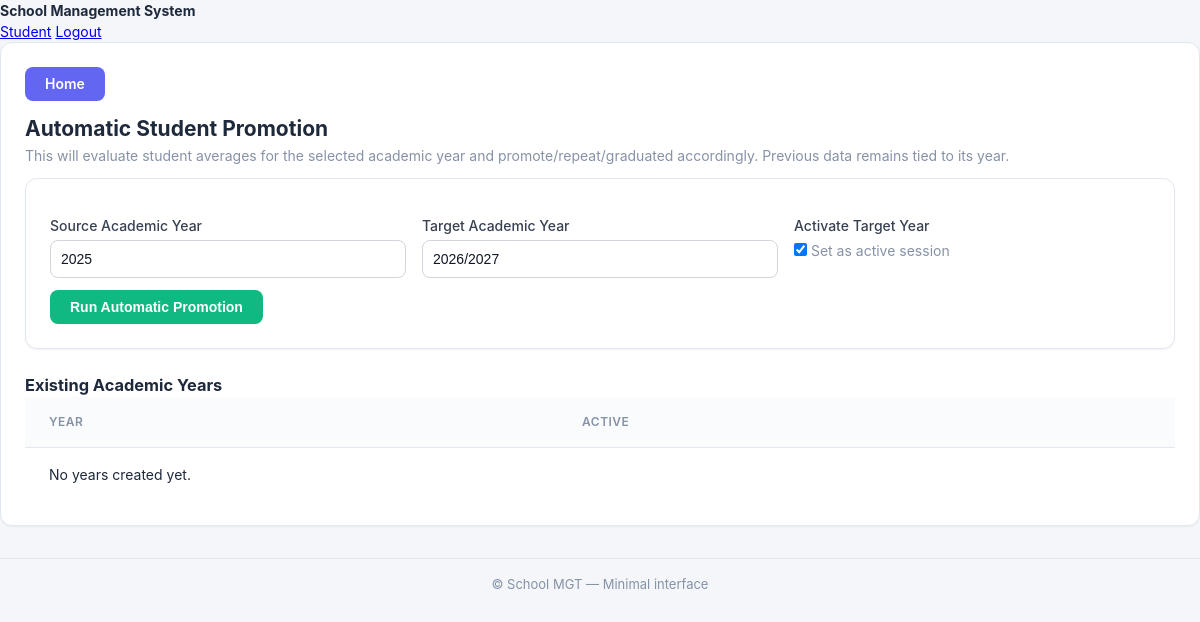
/portal/admin/promotion/ (signed in), run on an earlier commit of the app's database.
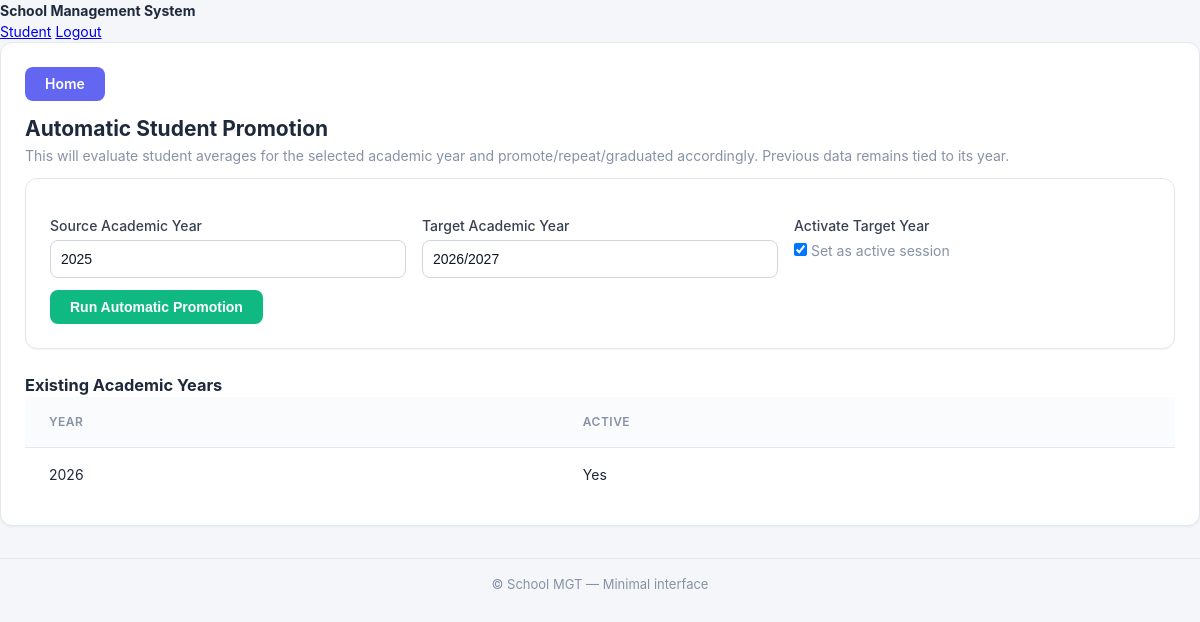
And on a later commit of the database.
### school/models.py (models this page shows, shortened)
class AcademicYear(models.Model):
    code = models.CharField(max_length=9, unique=True)
    is_active = models.BooleanField(default=False)
    @staticmethod
    def next_code(from_code: str) -> str:
        try:
            start = int(from_code.split('/')[0])
            return f"{start+1}/{start+2}"
        except Exception:
            return from_code
    class Meta:
        db_table = 'academic_years'

### school/views.py (the view, shortened to what this page needs)
# urls.py: path('portal/admin/promotion/', views.promotion_view, name='promotion'),
@login_required
@user_passes_test(is_admin)
def promotion_view(request):
    def guess_current_year():
        t = Term.objects.filter(is_active=True).first()
        if t:
            return t.academic_year
        c = Class.objects.order_by('-academic_year').values_list('academic_year', flat=True).first()
        return c or timezone.now().strftime('%Y/%Y')
    if request.method == 'GET':
        source_year = request.GET.get('source_year') or guess_current_year()
        next_year = AcademicYear.next_code(source_year)
        years = AcademicYear.objects.all().order_by('-code')
        return render(request, 'admin/promotion.html', {
            'source_year': source_year,
            'target_year': next_year,
            'years': years,
        })

### school/views.py (called while the page is built)
def is_admin(user):
    return getattr(user, 'user_type', None) == 'admin' or user.is_superuser or user.is_staff

### school/templates/admin/promotion.html (shortened to what this page needs)
{% extends 'base.html' %}
{% block content %}
  <div class="mb-3">
    <a href="{% url 'admin_dashboard' %}" class="btn btn-outline-primary">Home</a>
  </div>
  <h2>Automatic Student Promotion</h2>
  <p class="muted">This will evaluate student averages for the selected academic year and promote/repeat/graduated accordingly. Previous data remains tied to its year.</p>
  <form method="post" class="card" style="margin-top:12px;">
    <div class="row">
      <div class="col">
        <label>Source Academic Year</label>
        <input type="text" name="source_year" value="{{ source_year }}" />
      </div>
      <div class="col">
        <label>Target Academic Year</label>
        <input type="text" name="target_year" value="{{ target_year }}" />
      </div>
      <div class="col">
        <label>Activate Target Year</label>
        <div><input type="checkbox" name="activate_target" checked /> <span class="muted">Set as active session</span></div>
      </div>
    </div>
    <div style="margin-top:12px">
      <button class="btn btn-success" type="submit">Run Automatic Promotion</button>
    </div>
  </form>
  <h3 style="margin-top:24px">Existing Academic Years</h3>
  <table>
    <thead><tr><th>Year</th><th>Active</th></tr></thead>
    <tbody>
      {% for y in years %}
        <tr><td>{{ y.code }}</td><td>{{ y.is_active|yesno:"Yes,No" }}</td></tr>
      {% empty %}
        <tr><td colspan="2">No years created yet.</td></tr>
      {% endfor %}
    </tbody>
  </table>
{% endblock %}

What changed in the data, as far as the page shows it:
added AcademicYear: code "2026", is_active "Yes"
Also different on the page:
text no longer shown: "No years created yet."
